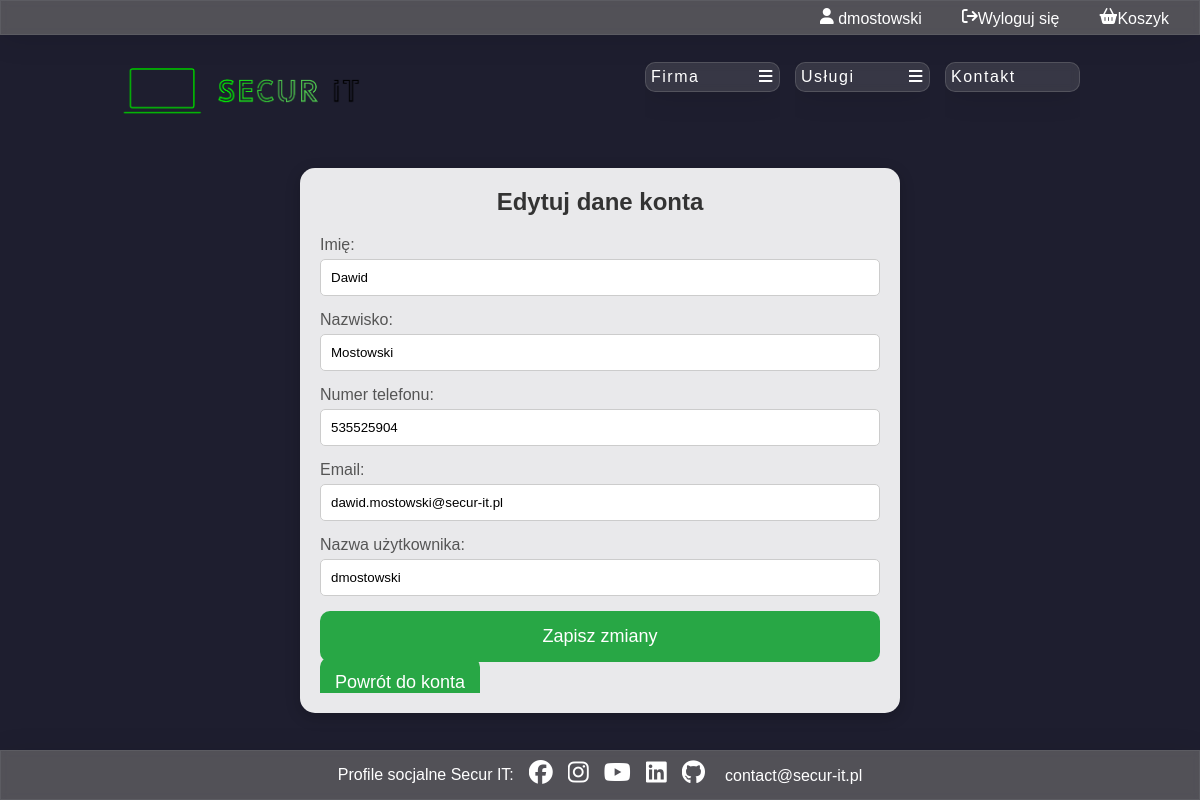
The app's page /FO/edit_account.php (signed in) with its own data.
### tables this page shows
CREATE TABLE IF NOT EXISTS `users` (
  `id_user` int(11) NOT NULL AUTO_INCREMENT,
  `id_employee` int(11) DEFAULT NULL,
  `id_company` int(11) DEFAULT NULL,
  `first_name` varchar(50) DEFAULT NULL,
  `last_name` varchar(100) DEFAULT NULL,
  `id_country_code` int(11) DEFAULT NULL,
  `phone_number` varchar(20) DEFAULT NULL,
  `email_address` varchar(200) DEFAULT NULL,
  `username` varchar(50) DEFAULT NULL,
  `password` varchar(250) DEFAULT NULL,
  `is_company_admin` tinyint(1) DEFAULT NULL,
  `id_discount` int(11) DEFAULT NULL,
  PRIMARY KEY (`id_user`),
  KEY `id_employee` (`id_employee`),
  KEY `id_country_code` (`id_country_code`),
  KEY `id_discount` (`id_discount`)
);

### DB/db_connection.php (called while the page is built, shortened)
<?php
    class db_connection{
        var $host = "localhost";
        var $dbname = "secur_it";
        var $username = "root";
        var $password = "";
        public function databaseConnect(){
            $con = mysqli_connect($this->host, $this->username, $this->password, $this->dbname);
            if(!$con){
                die("Connection failed: " . mysqli_connect_error());
            }
            else{
                $this->connect = $con;
            }
        }
    }
?>

### DB/db_accounts.php (called while the page is built, shortened)
<?php
    include_once("db_connection.php");
    class db_accounts extends db_connection {
        function selectCustomerById($id_user, $id_company)
        {
            mysqli_set_charset($this->connect, "utf8mb4");
            $query = "SELECT u.id_user, u.id_company, u.first_name, u.last_name, u.id_country_code as uicc, cc1.country_code as ucc, u.phone_number as upn, u.email_address as uea, u.username, u.password, u.is_company_admin, c.company_name, c.additional_name, c.tax, c.id_country_code, cc2.country_code as ccc, c.phone_number as cpn, c.email_address as cea
            FROM users as u
            JOIN country_codes as cc1 ON cc1.id_country_code = u.id_country_code
            LEFT JOIN companies as c ON c.id_company = u.id_company
            LEFT JOIN country_codes as cc2 ON cc2.id_country_code = c.id_country_code
            WHERE id_user =".$id_user.";";
            $data = mysqli_query($this->connect, $query);
            if (mysqli_num_rows($data) > 0)
            {
                return $data;
            }
        }
    }
?>

### FO/edit_account.php (the view, shortened to what this page needs)
<?php
include_once('../include/functions.php');
include_once('../DB/db_accounts.php');
?>
<!DOCTYPE html>
<html lang="pl">
<head>
    <link rel="stylesheet" href="./style.css">
    <link rel="stylesheet" href="https://cdnjs.cloudflare.com/ajax/libs/font-awesome/4.7.0/css/font-awesome.min.css">
</head>
<body>
    <main class="main">
        <?php
            include("header.php");
            include("nav.php");
            include("footer.php");
        ?>
        <div class="edit-account-container">
            <h2>Edytuj dane konta</h2>
            <form method="post" action="edit_account.php" class="edit-account-form">
                <div class="form-group">
                    <label for="first_name">Imię:</label>
                    <input type="text" id="first_name" name="first_name" value="<?php echo $user['first_name']; ?>" required>
                </div>
                <div class="form-group">
                    <label for="last_name">Nazwisko:</label>
                    <input type="text" id="last_name" name="last_name" value="<?php echo $user['last_name']; ?>" required>
                </div>
                <div class="form-group">
                    <label for="phone_number">Numer telefonu:</label>
                    <input type="text" id="phone_number" name="phone_number" value="<?php echo $user['upn']; ?>" required>
                </div>
                <div class="form-group">
                    <label for="email_address">Email:</label>
                    <input type="email" id="email_address" name="email_address" value="<?php echo $user['uea']; ?>" required>
                </div>
                <div class="form-group">
                    <label for="username">Nazwa użytkownika:</label>
                    <input type="text" id="username" name="username" value="<?php echo $user['username']; ?>" required>
                </div>
                <button type="submit" class="button">Zapisz zmiany</button>
                <a href="account.php" class="button back-button">Powrót do konta</a>
            </form>
        </div>
    </main>
</body>
</html>

### FO/header.php (shortened to what this page needs)
<header class="header">
    <?php
        include_once('../DB/db_accounts.php');
        if (isset($_SESSION['loggedin']) && $_SESSION['loggedin'] === true) {
            $id_user = $_SESSION['id_user'];
            $baza = new db_accounts();
            $baza->databaseConnect();
            $data = $baza->selectCustomerById($id_user, null);
            if ($data && mysqli_num_rows($data) > 0) {
                $user = mysqli_fetch_assoc($data);
                echo "<div class='header-content'>";
                echo "<a href='./account.php' class='header-link'><i class='fa-solid fa-user'></i> ";
                echo ($user['username']);
                echo "</a><a href='./logout.php' class='header-link'><i class='fa-solid fa-arrow-right-from-bracket'></i>Wyloguj się</a>";
                echo "<a href='basket.php' class='header-link'><i class='fa-solid fa-basket-shopping'></i>Koszyk</a>";
                echo "</div>";
            }
        }
        else{
            echo "<div class='header-content'>";
            echo "<a href='./registration.php' class='header-link'><i class='fa-solid fa-user-plus'></i>Rejestracja</a>";
            echo "<a href='./login.php' class='header-link'><i class='fa-solid fa-user'></i>Logowanie</a>";
            echo "</div>";
        }
    ?>
</header>

### FO/style.css (style rules this page uses)
* { margin: 0; text-decoration: none; overflow: hidden; font-family: 'Gill Sans', 'Gill Sans MT', Calibri, 'Trebuchet MS', sans-serif; box-sizing: border-box; }
body { background-color: #1e1e2f; font-family: 'Roboto Mono', monospace; color: #fff; margin: 0; overflow: hidden; }
header { display: flex; height: 35px; justify-content: flex-end; align-items: center; padding: 5px; padding-right: 190px; background-color: rgb(117, 116, 116, 0.6); box-shadow: 0 4px 30px rgba(0, 0, 0, 0.1); backdrop-filter: blur(3.5px); -webkit-backdrop-filter: blur(3.5px); border: 1px solid rgba(147, 143, 143, 0.18); }
.header { display: flex; justify-content: flex-end; align-items: center; padding: 10px 20px; background-color: rgb(117, 116, 116, 0.6); box-shadow: 0 4px 30px rgba(0, 0, 0, 0.1); backdrop-filter: blur(3.5px); -webkit-backdrop-filter: blur(3.5px); border: 1px solid rgba(147, 143, 143, 0.18); }
.header-content { display: flex; gap: 20px; }
.header-link { color: white; text-decoration: none; font-size: 16px; padding: 10px; border-radius: 5px; transition: background-color 0.3s, transform 0.3s; }
.main { overflow: auto; width: 100vw; height: calc(100vh - 50px); background-size: cover; margin-bottom: 50px; }
.form-group { margin-bottom: 15px; }
.form-group label { display: block; margin-bottom: 5px; color: #555; }
.form-group input[type="text"], .form-group input[type="email"], .form-group input[type="password"], .form-group select { width: 100%; padding: 10px; border: 1px solid #ccc; border-radius: 5px; transition: border-color 0.3s; }
.button { width: 100%; padding: 15px; background-color: #28a745; border: none; border-radius: 10px; color: white; font-size: 18px; cursor: pointer; transition: background-color 0.3s, transform 0.3s; text-align: center; text-decoration: none; }
.edit-account-container { max-width: 600px; margin: 20px auto; padding: 20px; background: rgba(255, 255, 255, 0.9); border-radius: 15px; box-shadow: 0 4px 15px rgba(0, 0, 0, 0.2); animation: fadeIn 0.5s ease-in-out; }
.edit-account-container h2 { text-align: center; margin-bottom: 20px; color: #333; }
.edit-account-form .form-group { margin-bottom: 15px; }
.edit-account-form label { display: block; margin-bottom: 5px; color: #555; }
.edit-account-form input[type="text"], .edit-account-form input[type="email"] { width: 100%; padding: 10px; border: 1px solid #ccc; border-radius: 5px; transition: border-color 0.3s; }
.edit-account-form .button { width: 100%; padding: 15px; background-color: #28a745; border: none; border-radius: 10px; color: white; font-size: 18px; cursor: pointer; transition: background-color 0.3s, transform 0.3s; margin-bottom: 10px; }
.edit-account-form .back-button { background-color: #28a745; }
#company_phone_number, #phone_number { flex: 2; }

### records on screen
users: username "dmostowski", first_name "Dawid", last_name "Mostowski", phone_number "535525904", email_address "dawid.mostowski@secur-it.pl"
